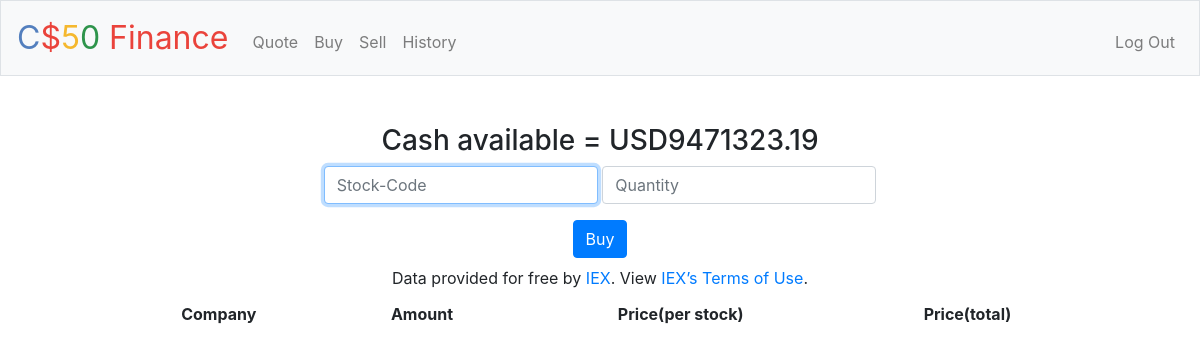
The page /buy (signed in) on the database as committed earlier.
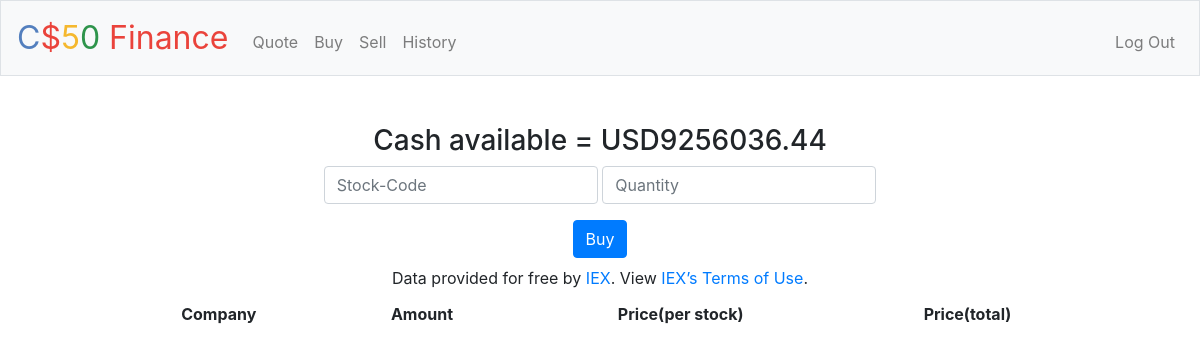
The same page on the database as committed later.
### tables this page shows
CREATE TABLE users (id INTEGER, username TEXT NOT NULL, hash TEXT NOT NULL, cash NUMERIC NOT NULL DEFAULT 10000.00, PRIMARY KEY(id));

### application.py (the view, shortened to what this page needs)
@app.route("/buy", methods=["GET", "POST"])
@login_required
def buy():
    user_id = session.get("user_id")
    cash = db.execute("SELECT cash FROM users WHERE id = ?", user_id)
    if request.method == "GET":
        return render_template("buy.html",cash=cash[0]['cash'])

### application.py (called while the page is built)
@app.after_request
def after_request(response):
    response.headers["Cache-Control"] = "no-cache, no-store, must-revalidate"
    response.headers["Expires"] = 0
    response.headers["Pragma"] = "no-cache"
    return response

### helpers.py (called while the page is built)
def login_required(f):
    @wraps(f)
    def decorated_function(*args, **kwargs):
        if session.get("user_id") is None:
            return redirect("/login")
        return f(*args, **kwargs)
    return decorated_function

### templates/buy.html (shortened to what this page needs)
{% extends "layout.html" %}
{% block main %}
{% if quantity %}
<h3>Cash available = USD{{(cash-(quantity*shareprice))|round(2)}}</h3>
{% else %}
<h3>Cash available = USD{{cash|round(2)}}</h3>
{% endif %}
    <form action="/buy" method="post">
        <div class="form-group">
            <input autocomplete="off" autofocus class="form-control" name="share" placeholder="Stock-Code" type="text">
            <input autocomplete="off" autofocus class="form-control number" name="quantity" placeholder="Quantity" type="number">
        </div>
        <button class="btn btn-primary" type="submit">Buy</button>
    </form>
<div class="section">
        <table>
            <thead>
                <tr>
                    <th>Company</th>
                    <th>Amount</th>
                    <th>Price(per stock)</th>
                    <th>Price(total)<br></th>
                </tr>
            </thead>
</div
<footer class="small text-center text-muted">
    Data provided for free by <a href="https://iextrading.com/developer">IEX</a>. View <a href="https://iextrading.com/api-exhibit-a/">IEX’s Terms of Use</a>.
{% endblock %}

Rows that differ between the two databases and show on the page:
changed users: cash "9471323.19" → "9256036.44"
